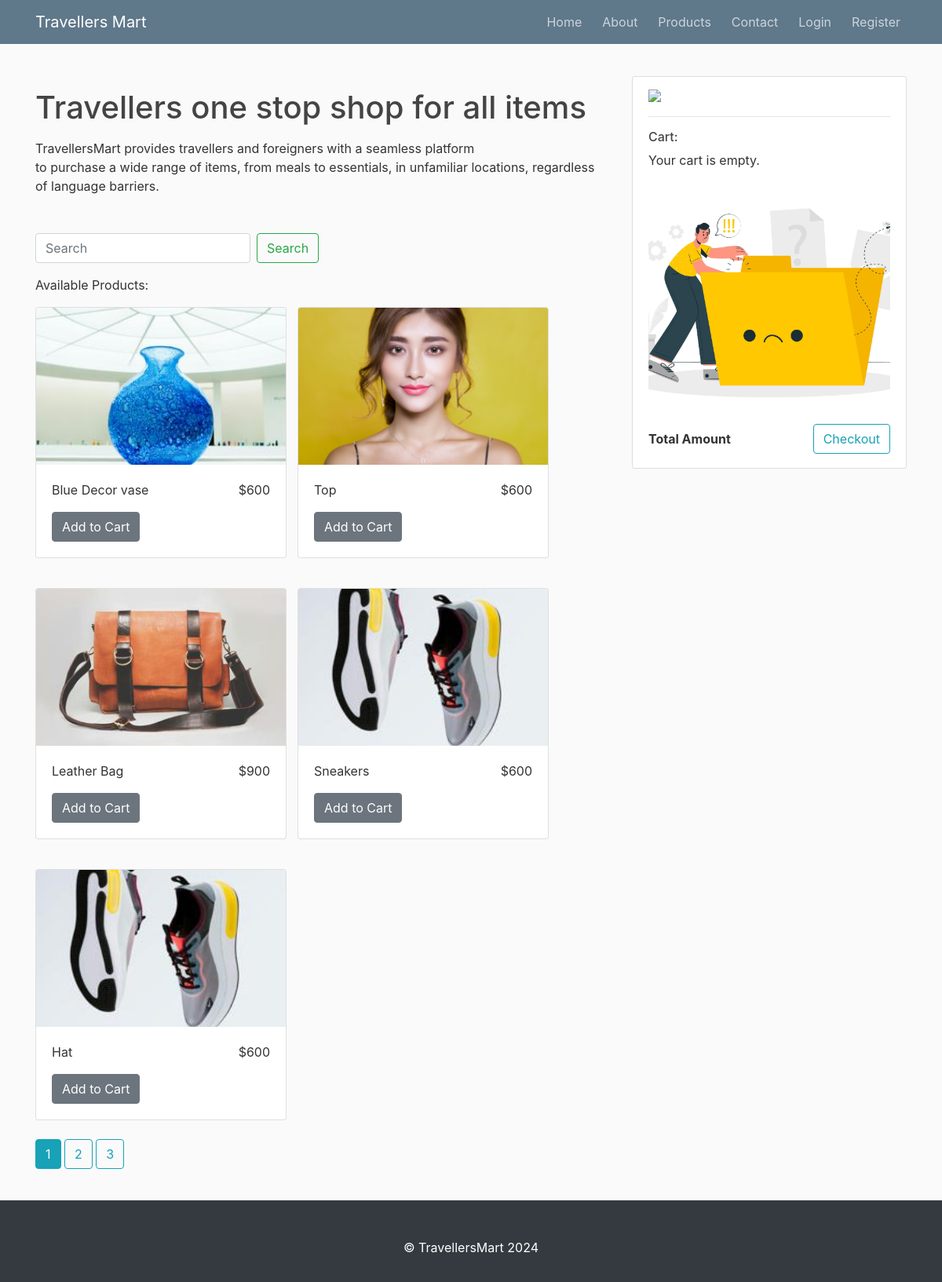
The page /home on the database its author committed.
### flask_station/models.py (models this page shows, shortened)
class Post(db.Model):
    id = db.Column(db.Integer, primary_key=True)
    selling_item = db.Column(db.String(100), nullable=False,)
    content = db.Column(db.Text, nullable=False)
    price = db.Column(db.Text, nullable=False)
    image = db.Column(db.String(100), nullable=False)
    date_posted = db.Column(db.DateTime, nullable=False, default=datetime.utcnow)
    user_id = db.Column(db.Integer, db.ForeignKey('user.id'), nullable=False)

### flask_station/main/routes.py (the view, shortened to what this page needs)
@main.route('/', methods=['GET', 'POST'])
@main.route('/home')
def home():
    query = ""
    page = request.args.get('page', 1, type=int)
    result = Post.query.order_by(Post.date_posted.desc()).paginate(page=page, per_page=5)
    return render_template('index.html', query=query, result=result)

### run.py (called while the page is built)
@app.context_processor
def inject_request_path():
    return dict(request_path=request.path)

### flask_station/templates/index.html (shortened to what this page needs)
{% extends "layout.html" %}
{% block content %}
<div class="col-md-8">
  <div class="mart-content">
    <div class="flex mb-5">
      <div>
        <h1 class="my-3">
          Travellers one stop shop for all items
        </h1>
        <p class="mb-2"> TravellersMart provides travellers and foreigners with a seamless platform <br />to purchase a
          wide range of
          items, from
          meals to essentials, in unfamiliar locations, regardless of language barriers.</p>
      </div>
    </div>
    <div>
      <form class="form-inline mb-3" method="POST" action="/">
        <input class="form-control mr-sm-2" type="search" placeholder="Search" aria-label="Search" name="search">
        <button class="btn btn-outline-success my-2 my-sm-0" type="submit">
          {% if query %}
          <a class="text-success text-decoration-none" href="/">Clear Search</a>
          {% else %}
          Search
          {% endif %}
        </button>
      </form>
      {% if query %}
      <div class="alert alert-info" role="alert">
        You searched for: {{ query }}
      </div>
      {% else %}
      <p>Available Products:</p>
      {% endif %}
      {% if result.items %}
      <div class="d-md-flex flex-wrap" role="alert">
        {% for item in result.items %}
        <div class="mb-4">
          <div class="card">
            <div>
              <img class="card-img-top" src="{{ url_for('static', filename='post_pics/' + item.image) }}" width="200px"
                height="200px" alt="" />
            </div>
            <div class="card-body">
              <div class="d-md-flex justify-content-between">
                <p class="mr-5">
                  {{ item.selling_item }}
                </p>
                <p>${{item.price}}</p>
              </div>
              <div>
                <button data-product-id="{{ item.id }}" class="btn btn-secondary add-to-cart-btn" type="button">Add to
                  Cart</button>
              </div>
            </div>
          </div>
        </div>
        {% endfor %}
      </div>
      {% endif %}
      {% for page_num in result.iter_pages(left_edge=1, right_edge=1, left_current=1, right_current=2) %}
      {% if page_num %}
      {% if result.page == page_num %}
      <a class="btn btn-info mb-4" href="{{ url_for('main.home', page=page_num) }}">{{ page_num }}</a>
      {% else %}
      <a class="btn btn-outline-info mb-4" href="{{ url_for('main.home', page=page_num) }}">{{ page_num }}</a>
      {% endif %}
      {% else %}
      ...
      {% endif %}
      {% endfor %}
    </div>
  </div>
</div>
{% endblock content %}

### flask_station/static/styles/main.css (style rules this page uses)
body { background: #fafafa; color: #333333; margin-top: 5rem; }
h1, h2, h3, h4, h5, h6 { color: #444444; }
.card { width: 20rem; }
.mart-content .d-md-flex { gap: 14px; }
.card-img-top { width: 100%; object-fit: cover; }

### rows shown on the page
Post: image (picture), selling_item "Blue Decor vase", price "600"
Post: image (picture), selling_item "Top", price "600"
Post: image (picture), selling_item "Leather Bag", price "900"
Post: image (picture), selling_item "Sneakers", price "600"
Post: image (picture), selling_item "Hat", price "600"

### other values the page prints
{{ page_num }} "1"
{{ page_num }} "2" "3"
